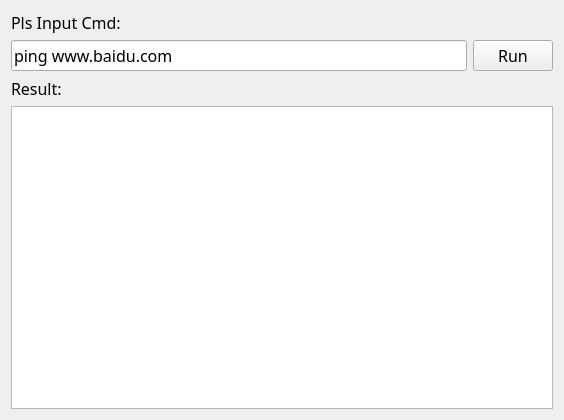
<?xml version="1.0" encoding="UTF-8"?>
<ui version="4.0">
 <class>Widget</class>
 <widget class="QWidget" name="Widget">
  <property name="geometry">
   <rect>
    <x>0</x>
    <y>0</y>
    <width>564</width>
    <height>420</height>
   </rect>
  </property>
  <property name="windowTitle">
   <string>Water's Cmd Tools</string>
  </property>
  <layout class="QVBoxLayout" name="verticalLayout_2">
   <item>
    <layout class="QVBoxLayout" name="verticalLayout">
     <item>
      <widget class="QLabel" name="label">
       <property name="font">
        <font>
         <family>微软雅黑</family>
         <pointsize>12</pointsize>
        </font>
       </property>
       <property name="text">
        <string>Pls Input Cmd:</string>
       </property>
      </widget>
     </item>
    </layout>
   </item>
   <item>
    <layout class="QHBoxLayout" name="horizontalLayout">
     <item>
      <widget class="QLineEdit" name="lineEdit">
       <property name="font">
        <font>
         <family>微软雅黑</family>
         <pointsize>12</pointsize>
        </font>
       </property>
       <property name="text">
        <string>ping www.baidu.com</string>
       </property>
      </widget>
     </item>
     <item>
      <widget class="QPushButton" name="pushButton">
       <property name="font">
        <font>
         <family>微软雅黑</family>
         <pointsize>12</pointsize>
        </font>
       </property>
       <property name="text">
        <string>Run</string>
       </property>
      </widget>
     </item>
    </layout>
   </item>
   <item>
    <widget class="QLabel" name="label_2">
     <property name="font">
      <font>
       <family>微软雅黑</family>
       <pointsize>12</pointsize>
      </font>
     </property>
     <property name="text">
      <string>Result:</string>
     </property>
    </widget>
   </item>
   <item>
    <widget class="QTextBrowser" name="textBrowser">
     <property name="font">
      <font>
       <family>微软雅黑</family>
       <pointsize>12</pointsize>
      </font>
     </property>
    </widget>
   </item>
  </layout>
 </widget>
 <layoutdefault spacing="6" margin="11"/>
 <resources/>
 <connections/>
</ui>
